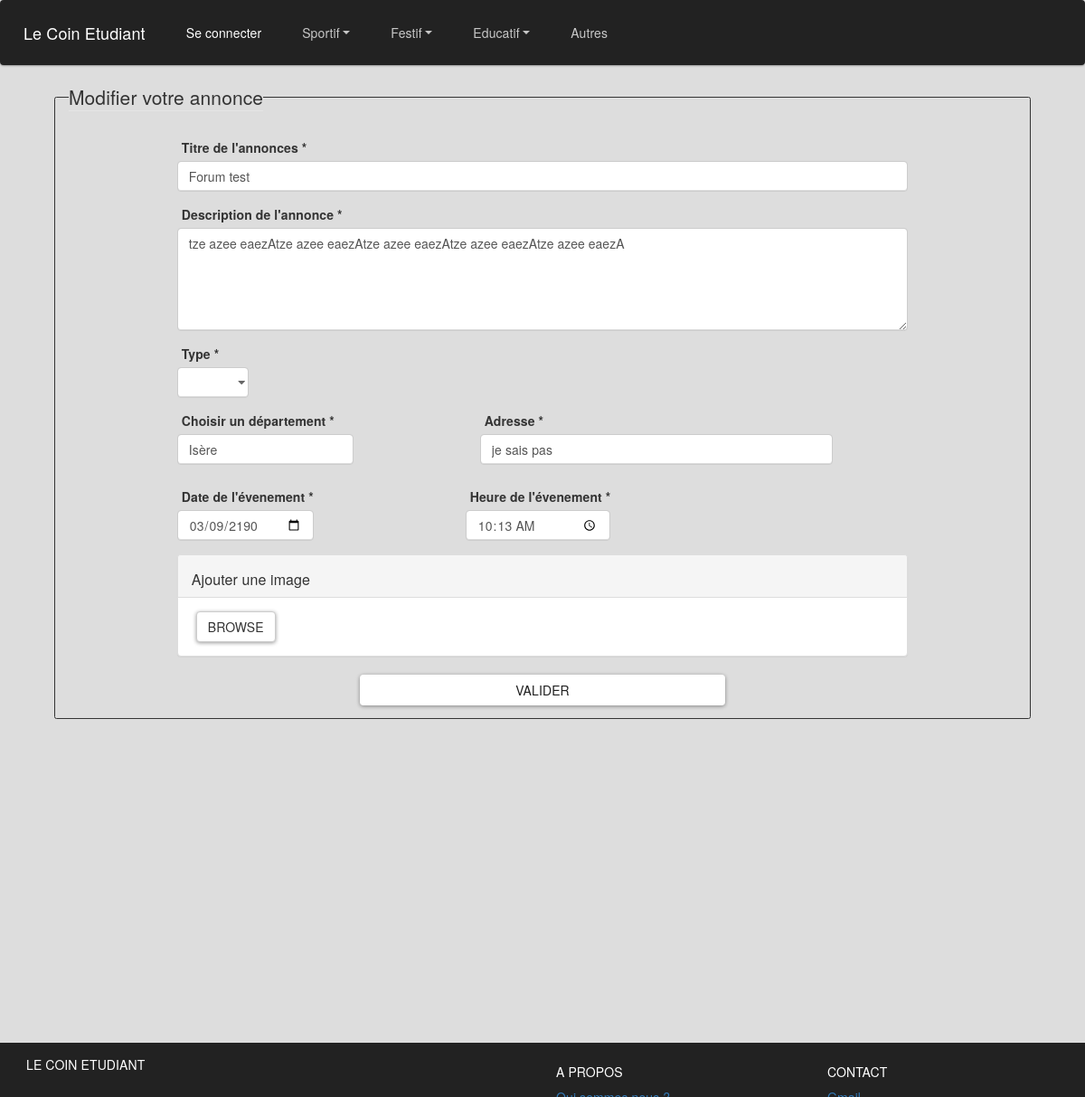
The page /controleur/ModifAnnonce.ctrl.php?id=6 on the database its author committed.
### tables this page shows
CREATE TABLE "annonce" (
	"id"	INTEGER,
	"idClient"	INTEGER,
	"type"	TEXT,
	"categorie"	TEXT,
	"sousCategorie"	TEXT,
	"titre"	TEXT,
	"contenu"	TEXT,
	"adresse"	TEXT,
	"nbParticipant"	INTEGER,
	"nbInteresse"	INTEGER,
	"departement"	TEXT,
	"datePrevu"	TEXT,
	"heurePrevu"	TEXT,
	"dateHeure"	TEXT,
	PRIMARY KEY("id"),
	FOREIGN KEY("idClient") REFERENCES "client"("id"),
	FOREIGN KEY("categorie") REFERENCES "categorie"("id")
);

### controleur/ModifAnnonce.ctrl.php (called while the page is built, shortened)
<?php
include_once("../modele/DAO.class.php");
$annonce = $dao->getAnnonceById($_GET["id"]);
$format_basique = $annonce->datePrevu;
$Date = date("Y-m-d", strtotime($format_basique));
include('../vue/ModifAnnonceview.php');
?>

### modele/DAO.class.php (called while the page is built, shortened)
<?php
class DAO
{
  private $db;
  function __construct()
  {
    try {
      $this->db = new PDO('sqlite:../modele/data/data.db');
    } catch (Exception $e) {
      die("erreur de connexion:".$e->getMessage());
    }
  }
  function getAnnonceById(int $id): Annonce{
    $requ="SELECT * FROM annonce WHERE id='$id'";
    $res = $this->db->query($requ);
    $result = $res->fetchAll(PDO::FETCH_CLASS|PDO::FETCH_PROPS_LATE, "Annonce");
    return $result[0];
  }
}
$dao = new DAO();
?>

### vue/ModifAnnonceview.php (the view, shortened to what this page needs)
<!DOCTYPE html>
<html lang="en" dir="ltr">
<head>
  <link rel="stylesheet" href="../vue/css/bootstrap.min.css">
  <link rel="stylesheet" href="../vue/css/Annoncesview.css">
  <link rel="stylesheet" href="../vue/css/AjoutAnnonceview.css">
  <link rel="stylesheet" href="../vue/css/Header.css">
  <link rel="stylesheet" href='../vue/css/jquery.flipster.css'>
  <link rel="stylesheet" href="../vue/css/bootstrap-imageupload.css">
  <link href="https://maxcdn.bootstrapcdn.com/bootstrap/3.3.7/css/bootstrap.min.css" rel="stylesheet">
</head>
<body>
  <header>
    <?php include('header.php') ?>
  </header>
  <body>
    <fieldset class="container border-10 rounded" style="width:90%;margin-bottom:7em;">
      <legend  class="w-auto">Modifier votre annonce</legend>
      <form class="container" style="width:80%; margin-top:10px" action="../controleur/ModifAnnonce.ctrl.php?id=<?=$annonce->id?>" method="POST" enctype="multipart/form-data" >
        <div class="justify-content-center">
          <div class="form-group">
            <label for="titreAnnonce">Titre de l'annonces *</label>
            <input type="text" class="form-control" name="titre" id="titreAnnonce" placeholder="Saisissez un titre clair pour votre annonce." maxlength="60" value="<?= $annonce->titre ?>" required>
          </div>
          <div class="form-group">
            <label for="descriptionTextArea">Description de l'annonce * </label>
            <textarea class="form-control" name="contenu" id="descritionAnnonce" rows="5" placeholder="Saississez une description précise afin de mettre en valeur votre annonce." minlength="10" maxlength="500" required><?= $annonce->contenu ?> </textarea>
          </div>
          <div class="row">
            <div class="form-group" style="margin-left:15px;margin-right:30px;">
              <label for="type">Type *</label>
              <select class="form-control" id="categorieAnnonce" name="type" onChange="checkInputSelectedType(this);" style="width:150%;" required>
                <option value=""></option>
                <option value="<?=$annonce->type?>"> <?= ucfirst($annonce->type) ?> </option>
              </select>
            </div>
          </div>
          <div class="row">
            <div class="form-group" style="margin-right:10em; margin-left:15px;">
              <label for="DepartementInput"> Choisir un département * </label>
              <div class="autocomplete">
                <input type="text" class="form-control inputFiltre" id="myInput" name="departement" value="<?= $annonce->departement ?>" autocomplete="off" placeholder="Commencer à écrire pour avoir des propositions" required maxlength="35">
              </div>
            </div>
            <div class="form-group">
              <label for="DepartementInput"> Adresse * </label>
              <input type="text" class="form-control" name="adresse" value="<?=$annonce->adresse?>" placeholder="Saisissez l'adresse de l'évenement" style="width:200%;" required>
            </div>
          </div>
          <div class="row">
            <div class="form-group" style="margin-right:12em; margin-left:15px;">
              <label for="date-input"> Date de l'évenement *</label>
              <input class="form-control" type="date" name="datePrevu" value="<?=$Date?>" required>
            </div>
            <div class="form-group">
              <label for="heure-input"> Heure de l'évenement *</label>
              <input class="form-control" type="time" name="heurePrevu" value="<?=$annonce->heurePrevu?>" required>
            </div>
          </div>
          <div class="imageupload panel panel-default">
            <div class="panel-heading clearfix">
              <h3 class="panel-title pull-left">Ajouter une image</h3>
            </div>
            <div class="file-tab panel-body">
              <label class="btn btn-default btn-file">
                <span>Browse</span>
              </label>
            </div>
          </div>
          <div class="text-center" style="margin-bottom:1em;">
            <button class="btn btn-light" style="width:50%;" name="updatesubmit" type="submit" id="contact-submit" value"submit">Valider</button>
          </div>
        </form>
      </fieldset>
    </body>
    <footer class="footer">
      <?php include('footer.php') ?>
    </footer>
  </body>
  </html>

### vue/css/Annoncesview.css (style rules this page uses)
html body { background-color: #DDDDDD; }
label { margin-left: 5px; }
.autocomplete { position: relative; padding-bottom: 10px; }

### vue/css/AjoutAnnonceview.css (style rules this page uses)
html body { background-color: #DDDDDD; }
.border-10 { border-style:solid; border-width: 1px; }
.autocomplete { position: relative; padding-bottom: 10px; }

### vue/css/Header.css (style rules this page uses)
.form-control { border: 1px solid lightgrey; border-radius: 5px; }

### vue/footer.php (style rules this page uses)
footer { background-color: #222; color: #FFF; }
html { position: relative; min-height: 100%; }
.footer { position: absolute; bottom: 0; width: 100%; height: 60px; background: #000000; color: #FFFFFF; }

### rows shown on the page
annonce: titre "Forum test", contenu "tze azee eaezAtze azee eaezAtze azee eaezAtze azee eaezAtze azee eaezA", departement "Isère", adresse "je sais pas", datePrevu "03/09/2190", heurePrevu "10:13"
